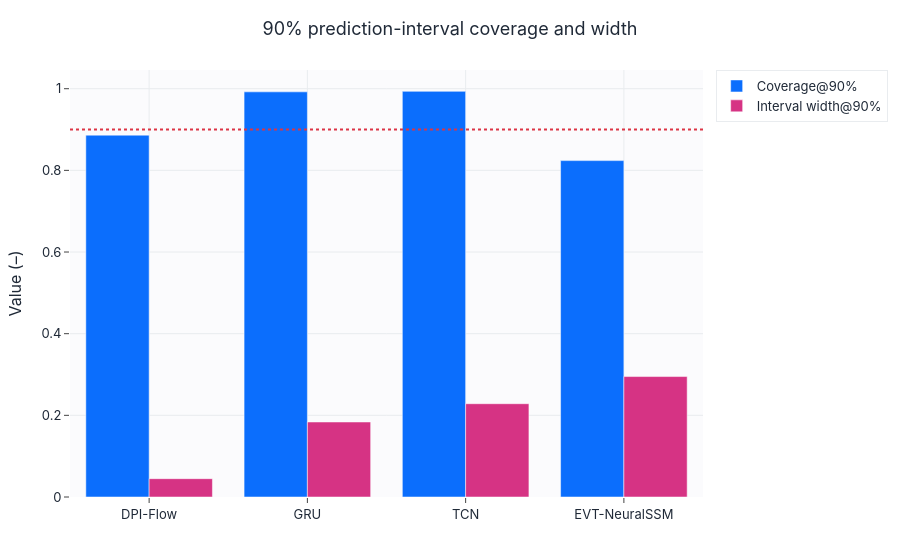

Source (notebook cell):
### Markdown cell above
## Uncertainty: coverage and interval width

### Code cell
cov_df = leaderboard.dropna(subset=["Coverage_90"])[["model", "Coverage_90", "Interval_Width_90"]]
display(english_metric_table(cov_df).round(4))
fig = grouped_bar(cov_df["model"].tolist(),
                  {"Coverage@90%": cov_df["Coverage_90"].tolist(),
                   "Interval width@90%": cov_df["Interval_Width_90"].tolist()},
                  title="90% prediction-interval coverage and width", ylabel="Value (–)",
                  save=False, fig_id="3_1_coverage")
fig.add_hline(y=0.90, line_dash="dot", line_color="#dc3545")
from liquefaction_ai.viz import save_figure
save_figure(fig, "3_1_coverage", save=SAVE_FIGS)
fig.show()

### Figure 1 — Plotly figure (JSON) as saved in the notebook; plotly's stock layout.template omitted (floating-point values rounded to 4 significant figures)
{"data": [{"marker": {"color": "#0b6efd"}, "name": "Coverage@90%", "type": "bar", "x": ["DPI-Flow", "GRU", "TCN", "EVT-NeuralSSM"], "y": [0.8863, 0.9923, 0.9935, 0.8239]}, {"marker": {"color": "#d63384"}, "name": "Interval width@90%", "type": "bar", "x": ["DPI-Flow", "GRU", "TCN", "EVT-NeuralSSM"], "y": [0.04491, 0.1837, 0.2285, 0.295]}], "layout": {"barmode": "group", "shapes": [{"line": {"color": "#dc3545", "dash": "dot"}, "type": "line", "x0": 0, "x1": 1, "xref": "x domain", "y0": 0.9, "y1": 0.9, "yref": "y"}], "title": {"text": "90% prediction-interval coverage and width"}, "xaxis": {"title": {"text": ""}}, "yaxis": {"title": {"text": "Value (–)"}}}}
